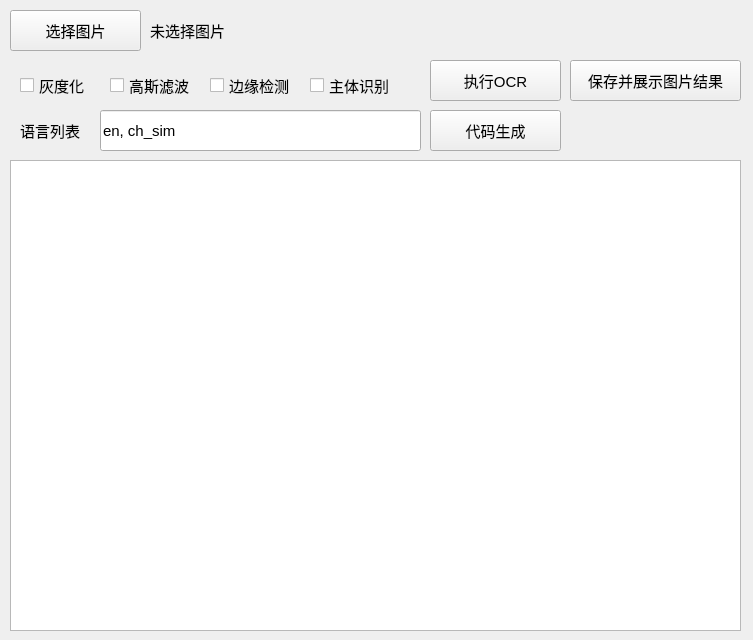
<?xml version="1.0" encoding="UTF-8"?>
<ui version="4.0">
 <class>MainWindow</class>
 <widget class="QMainWindow" name="MainWindow">
  <property name="geometry">
   <rect>
    <x>0</x>
    <y>0</y>
    <width>753</width>
    <height>640</height>
   </rect>
  </property>
  <property name="minimumSize">
   <size>
    <width>753</width>
    <height>640</height>
   </size>
  </property>
  <property name="maximumSize">
   <size>
    <width>753</width>
    <height>640</height>
   </size>
  </property>
  <property name="windowTitle">
   <string>OCR识别工具</string>
  </property>
  <widget class="QWidget" name="centralwidget">
   <widget class="QPushButton" name="select_image_btn">
    <property name="geometry">
     <rect>
      <x>10</x>
      <y>10</y>
      <width>131</width>
      <height>41</height>
     </rect>
    </property>
    <property name="font">
     <font>
      <pointsize>11</pointsize>
     </font>
    </property>
    <property name="text">
     <string>选择图片</string>
    </property>
   </widget>
   <widget class="QLabel" name="image_path">
    <property name="geometry">
     <rect>
      <x>150</x>
      <y>10</y>
      <width>591</width>
      <height>41</height>
     </rect>
    </property>
    <property name="font">
     <font>
      <pointsize>11</pointsize>
     </font>
    </property>
    <property name="text">
     <string>未选择图片</string>
    </property>
   </widget>
   <widget class="QCheckBox" name="enable_gray">
    <property name="geometry">
     <rect>
      <x>20</x>
      <y>70</y>
      <width>101</width>
      <height>31</height>
     </rect>
    </property>
    <property name="font">
     <font>
      <pointsize>11</pointsize>
     </font>
    </property>
    <property name="text">
     <string>灰度化</string>
    </property>
   </widget>
   <widget class="QCheckBox" name="enable_gass_blur">
    <property name="geometry">
     <rect>
      <x>110</x>
      <y>70</y>
      <width>101</width>
      <height>31</height>
     </rect>
    </property>
    <property name="font">
     <font>
      <pointsize>11</pointsize>
     </font>
    </property>
    <property name="text">
     <string>高斯滤波</string>
    </property>
   </widget>
   <widget class="QCheckBox" name="enable_edged">
    <property name="geometry">
     <rect>
      <x>210</x>
      <y>70</y>
      <width>101</width>
      <height>31</height>
     </rect>
    </property>
    <property name="font">
     <font>
      <pointsize>11</pointsize>
     </font>
    </property>
    <property name="text">
     <string>边缘检测</string>
    </property>
   </widget>
   <widget class="QCheckBox" name="enable_main_body">
    <property name="geometry">
     <rect>
      <x>310</x>
      <y>70</y>
      <width>101</width>
      <height>31</height>
     </rect>
    </property>
    <property name="font">
     <font>
      <pointsize>11</pointsize>
     </font>
    </property>
    <property name="text">
     <string>主体识别</string>
    </property>
   </widget>
   <widget class="QPushButton" name="show_image_btn">
    <property name="geometry">
     <rect>
      <x>570</x>
      <y>60</y>
      <width>171</width>
      <height>41</height>
     </rect>
    </property>
    <property name="font">
     <font>
      <pointsize>11</pointsize>
     </font>
    </property>
    <property name="text">
     <string>保存并展示图片结果</string>
    </property>
   </widget>
   <widget class="QPushButton" name="run_ocr_btn">
    <property name="geometry">
     <rect>
      <x>430</x>
      <y>60</y>
      <width>131</width>
      <height>41</height>
     </rect>
    </property>
    <property name="font">
     <font>
      <pointsize>11</pointsize>
     </font>
    </property>
    <property name="text">
     <string>执行OCR</string>
    </property>
   </widget>
   <widget class="QTableView" name="table_view">
    <property name="geometry">
     <rect>
      <x>10</x>
      <y>160</y>
      <width>731</width>
      <height>471</height>
     </rect>
    </property>
   </widget>
   <widget class="QLineEdit" name="lang_input">
    <property name="geometry">
     <rect>
      <x>100</x>
      <y>110</y>
      <width>321</width>
      <height>41</height>
     </rect>
    </property>
    <property name="font">
     <font>
      <pointsize>11</pointsize>
     </font>
    </property>
    <property name="text">
     <string>en, ch_sim</string>
    </property>
   </widget>
   <widget class="QLabel" name="label">
    <property name="geometry">
     <rect>
      <x>20</x>
      <y>110</y>
      <width>71</width>
      <height>41</height>
     </rect>
    </property>
    <property name="font">
     <font>
      <pointsize>11</pointsize>
     </font>
    </property>
    <property name="text">
     <string>语言列表</string>
    </property>
   </widget>
   <widget class="QPushButton" name="gen_code_btn">
    <property name="geometry">
     <rect>
      <x>430</x>
      <y>110</y>
      <width>131</width>
      <height>41</height>
     </rect>
    </property>
    <property name="font">
     <font>
      <pointsize>11</pointsize>
     </font>
    </property>
    <property name="text">
     <string>代码生成</string>
    </property>
   </widget>
  </widget>
 </widget>
 <resources/>
 <connections/>
</ui>
